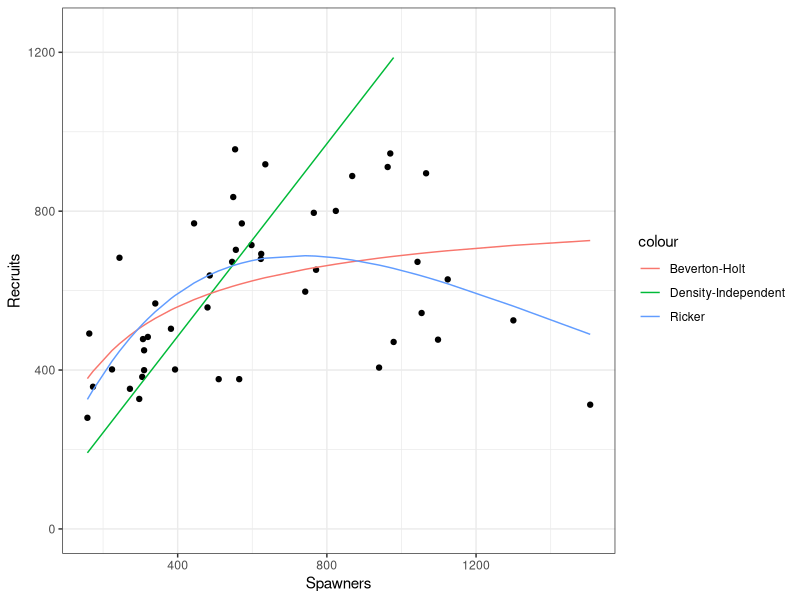
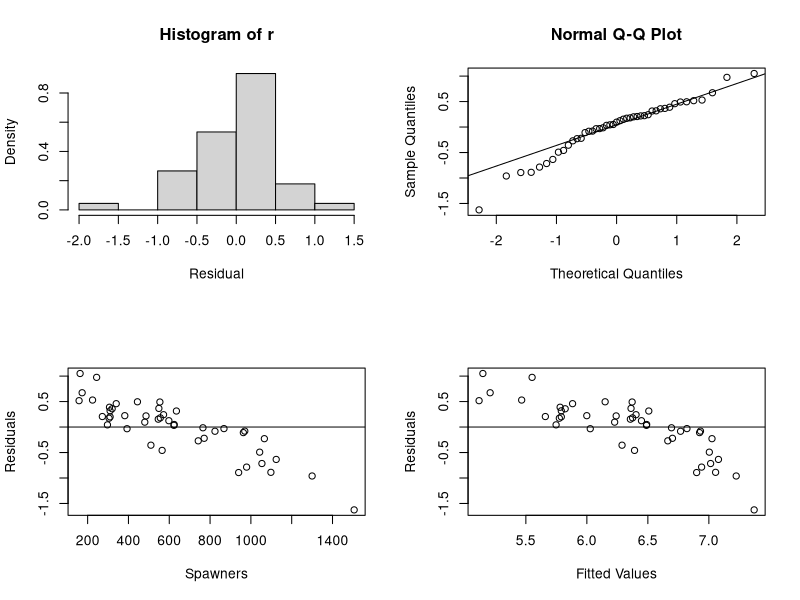
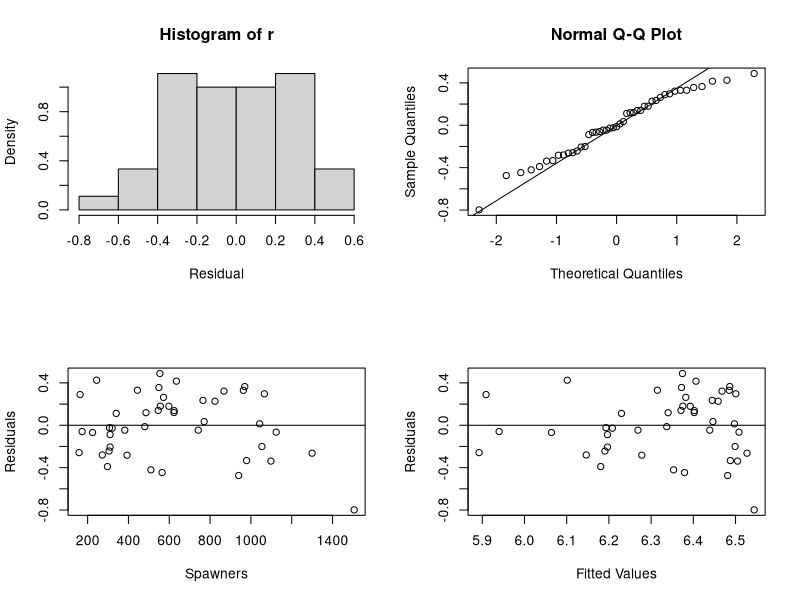
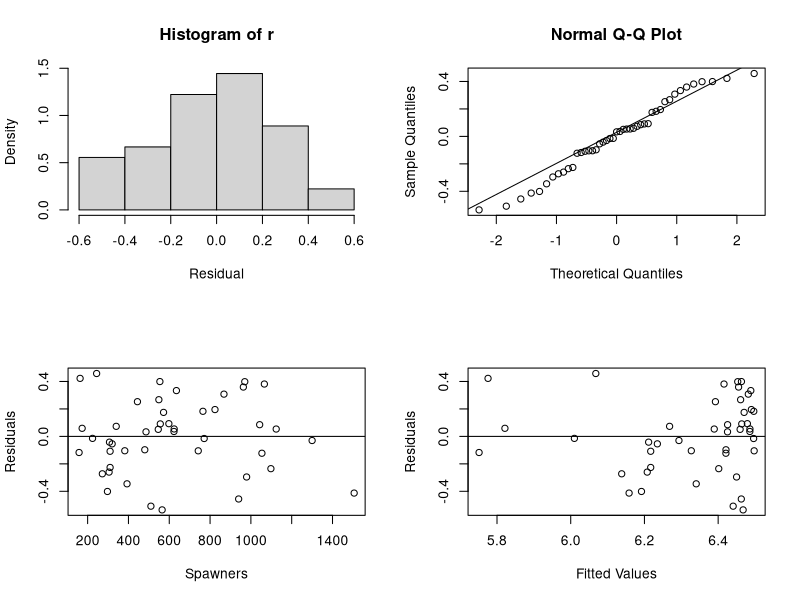
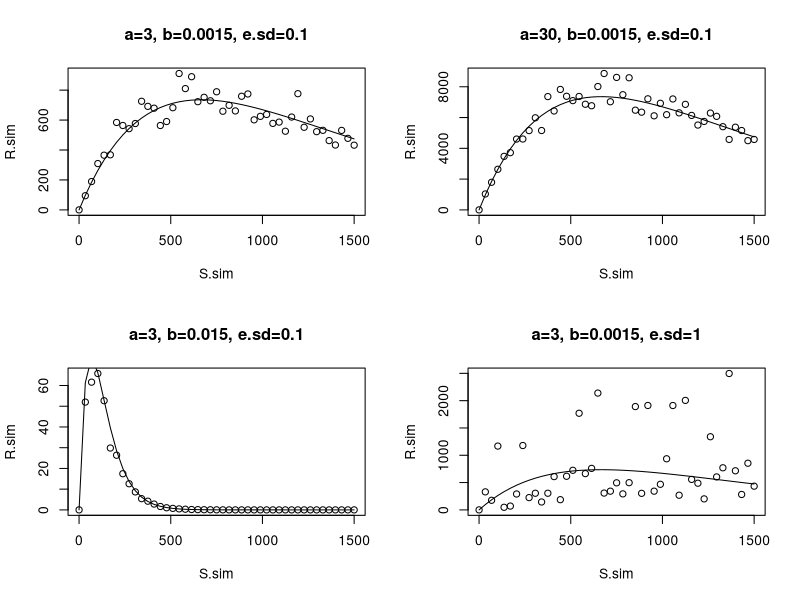

Write R code to recreate these figures, in order.
library(ggplot2)
setwd("/Users/cpadamson/Dropbox/Grad/FISH 558/Lab 07 - Stock-recruitment")


# Question 1 ####
sr.data<-read.csv("SR_data.csv")

#a - fit three models, graph
mod.ind<-nls(log(Recruits)~log(a*Spawners),data=sr.data,start=c(a=2.0),trace=T)
summary(mod.ind)
see.ind<-summary(mod.ind)$sigma
pred.ind<-exp(predict(mod.ind))*exp((see.ind^2)/2)

mod.bh<-nls(log(Recruits)~log(a*Spawners/(1+b*Spawners)), data = sr.data, start=c(a=1.0,b=5e-5), trace=T)
summary(mod.bh)
see.bh<-summary(mod.bh)$sigma
pred.bh<-exp(predict(mod.bh))*exp((see.bh^2)/2)

mod.ric<-nls(log(Recruits)~log(a*Spawners*exp(-b*Spawners)), data=sr.data, start=c(a=1,b=0.00005), trace=T)
summary(mod.ric)
see.ric<-summary(mod.ric)$sigma
pred.ric<-exp(predict(mod.ric))*exp((see.ric^2)/2)

plot.1<-ggplot(data=sr.data, aes(x=Spawners, y=Recruits))+geom_point()+theme_bw()+
  geom_line(aes(y=pred.ind, color = "Density-Independent"))+
  geom_line(aes(y=pred.bh, color = "Beverton-Holt"))+
  geom_line(aes(y=pred.ric, color = "Ricker")) + ylim(0, 1250)
plot.1

#b - diagnostic plots for each
par(mfrow=c(2,2))
res<-resid(mod.ind)
fit<-fitted(mod.ind)

diagnostics = function(mod, xvar, xname){
  par(mfrow=c(2,2))
  r <- resid(mod)
  f <- fitted(mod)
  hist(r,xlab='Residual', prob=TRUE) 
  qqnorm(r)
  qqline(r)
  plot(r~xvar, ylab="Residuals", xlab=xname)
  abline(0,0)
  plot(r~f, ylab = "Residuals", xlab = "Fitted Values")
  abline(0,0)
  par(mfrow=c(1,1))
}

diagnostics(mod.ind, sr.data$Spawners, "Spawners")
diagnostics(mod.bh, sr.data$Spawners, "Spawners")
diagnostics(mod.ric, sr.data$Spawners, "Spawners")

#c - AIC table for each
AICs=c(AIC(mod.ind),AIC(mod.bh),AIC(mod.ric))
dAICs = AICs-min(AICs) 
AICs
dAICs


# Question 5 ####
#prep - create a simulation function for Ricker
RicSim=function(a=3, b=0.0015, e.sd=0.1){ 
  S.sim=seq(0,1500, length=45)
  R.sim = a*S.sim*exp(-b*S.sim)*exp(rnorm(n=length(S.sim),mean=0,sd=e.sd))
  R.sim.noe= a*S.sim*exp(-b*S.sim)
  plot(x=S.sim, y=R.sim, main=paste("a=", a,", b=",b,", e.sd=",e.sd, sep=""))
  lines(S.sim, R.sim.noe)
}

#a - Describe/graph effects of modifying parameters
par(mfrow=c(2,2))
RicSim(a=3, b=0.0015, e.sd=0.1)
RicSim(a=30, b=0.0015, e.sd=0.1)
RicSim(a=3, b=0.015, e.sd=0.1)
RicSim(a=3, b=0.0015, e.sd=1)



